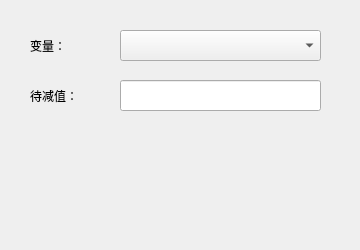
<?xml version="1.0" encoding="UTF-8"?>
<ui version="4.0">
 <class>SubTagValueForm</class>
 <widget class="QWidget" name="SubTagValueForm">
  <property name="geometry">
   <rect>
    <x>0</x>
    <y>0</y>
    <width>360</width>
    <height>250</height>
   </rect>
  </property>
  <property name="windowTitle">
   <string>Form</string>
  </property>
  <widget class="QLabel" name="label">
   <property name="geometry">
    <rect>
     <x>30</x>
     <y>30</y>
     <width>81</width>
     <height>31</height>
    </rect>
   </property>
   <property name="text">
    <string>变量：</string>
   </property>
  </widget>
  <widget class="QComboBox" name="cboSelectTag">
   <property name="geometry">
    <rect>
     <x>120</x>
     <y>30</y>
     <width>201</width>
     <height>31</height>
    </rect>
   </property>
  </widget>
  <widget class="QLabel" name="label_2">
   <property name="geometry">
    <rect>
     <x>30</x>
     <y>80</y>
     <width>81</width>
     <height>31</height>
    </rect>
   </property>
   <property name="text">
    <string>待减值：</string>
   </property>
  </widget>
  <widget class="QLineEdit" name="editTagValue">
   <property name="geometry">
    <rect>
     <x>120</x>
     <y>80</y>
     <width>201</width>
     <height>31</height>
    </rect>
   </property>
  </widget>
 </widget>
 <resources/>
 <connections/>
</ui>
